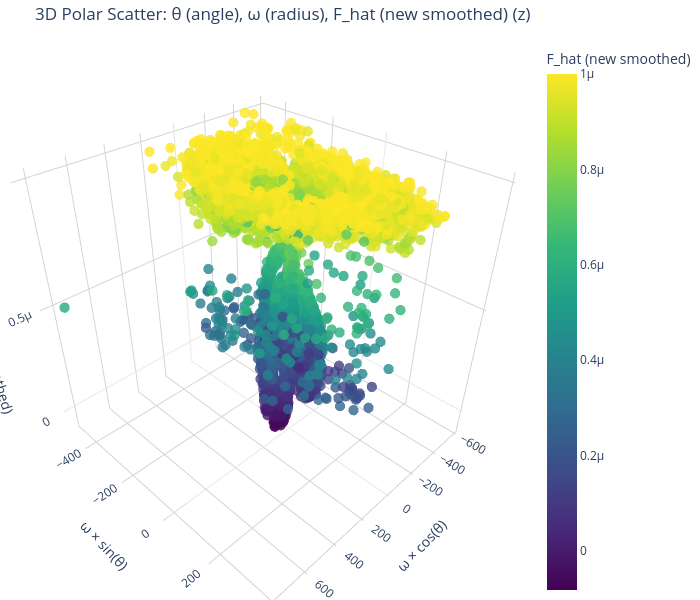

Notebook code cell kept with this figure:
### Code cell
import plotly.graph_objs as go
import numpy as np

# Compute new smooth F_hat using the clean and smoothed variables
m = 1.4e-5
d = 2e-3
J = 1/6 * m * d**2
B = 1e-6

F_hat_new_smooth = B * np.sin(theta_field_clean_for_processing - thetas_clean_for_processing) - J * alpha_est_smooth2

# 3D scatter plot (polar for theta and omega)
def plot_polar_3d_scatter(color_variable='F_hat_new'):
    theta = thetas_clean_for_processing
    omega = omegas_clean_for_processing
    if color_variable == 'F_hat_new':
        color_vals = F_hat_new_smooth
        c_label = "F_hat (new smoothed)"
    else:
        color_vals = F_hat_clean_for_processing
        c_label = "F_hat (original clean)"

    # Convert polar theta/omega to cartesian for 3D scatter, but keep polar as two axes
    # If you like you might plot radius=omega, angle=theta, z=color_variable
    theta_deg = np.rad2deg(theta)

    # 3D polar plot: θ (angle), ω (radius), F_hat (z/color)
    fig = go.Figure(data=[go.Scatter3d(
        x=np.cos(theta) * omega,
        y=np.sin(theta) * omega,
        z=color_vals,
        mode='markers',
        marker=dict(
            size=6,
            color=color_vals,
            colorscale='Viridis',
            colorbar=dict(title=c_label),
            showscale=True,
            opacity=0.8,
        ),
        text=[f"{c_label}: {val:.3g}" for val in color_vals],
        name=c_label
    )])

    fig.update_layout(
        scene = dict(
            xaxis_title='ω × cos(θ)',
            yaxis_title='ω × sin(θ)',
            zaxis_title=c_label,
            xaxis=dict(backgroundcolor="white", gridcolor="lightgray"),
            yaxis=dict(backgroundcolor="white", gridcolor="lightgray"),
            zaxis=dict(backgroundcolor="white", gridcolor="lightgray"),
        ),
        title=f"3D Polar Scatter: θ (angle), ω (radius), {c_label} (z)",
        width=700, height=600,
        margin=dict(l=0, r=0, b=0, t=40)
    )
    fig.show()

# To change color-mapping, call: plot_polar_3d_scatter(color_variable='F_hat_clean') or 'F_hat_new'
plot_polar_3d_scatter(color_variable='F_hat_new')  # Example usage

### Figure 1 — Plotly figure (JSON) as saved in the notebook; plotly's stock layout.template omitted (floating-point values rounded to 4 significant figures; data arrays with more than 128 entries replaced by an {"elided": "..."} marker saying what was removed)
{"data": [{"marker": {"color": {"elided": "7932 float values"}, "colorbar": {"title": {"text": "F_hat (new smoothed)"}}, "colorscale": [[0, "#440154"], [0.1111, "#482878"], [0.2222, "#3e4989"], [0.3333, "#31688e"], [0.4444, "#26828e"], [0.5556, "#1f9e89"], [0.6667, "#35b779"], [0.7778, "#6ece58"], [0.8889, "#b5de2b"], [1, "#fde725"]], "opacity": 0.8, "showscale": true, "size": 6}, "mode": "markers", "name": "F_hat (new smoothed)", "text": {"elided": "7932 str values"}, "type": "scatter3d", "x": {"elided": "7932 float values"}, "y": {"elided": "7932 float values"}, "z": {"elided": "7932 float values"}}], "layout": {"height": 600, "margin": {"b": 0, "l": 0, "r": 0, "t": 40}, "scene": {"xaxis": {"backgroundcolor": "white", "gridcolor": "lightgray", "title": {"text": "ω × cos(θ)"}}, "yaxis": {"backgroundcolor": "white", "gridcolor": "lightgray", "title": {"text": "ω × sin(θ)"}}, "zaxis": {"backgroundcolor": "white", "gridcolor": "lightgray", "title": {"text": "F_hat (new smoothed)"}}}, "title": {"text": "3D Polar Scatter: θ (angle), ω (radius), F_hat (new smoothed) (z)"}, "width": 700}}
